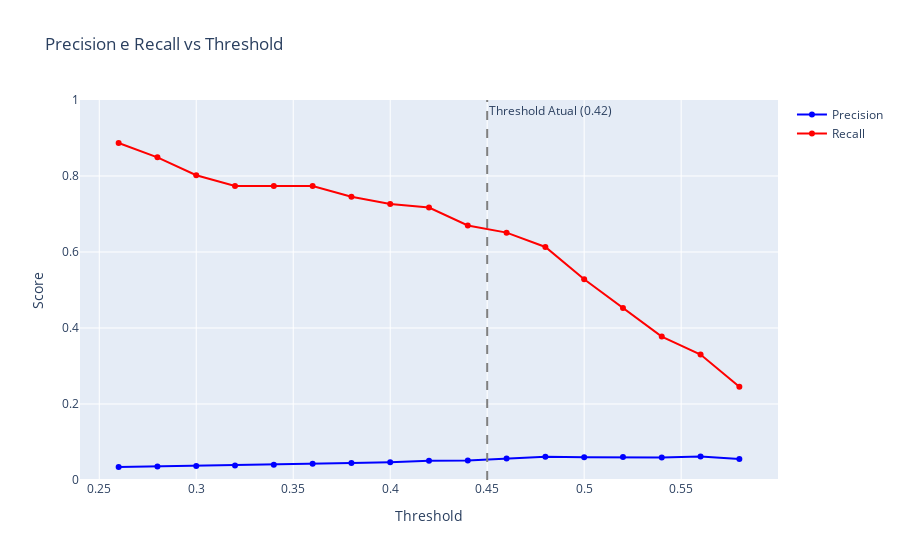

Write notebook code for a chart like this one.
### Code cell
plot_th_decision(rf_model, X_val, y_val, th_atual=0.42)
# o melhor th é 0.42
# descer para 0.4 tem o ganho 0.71 para 0.72 em recall, porém a precision
# cai de 0.05 para 0.046
# subir para 0.44 tem o decaimento de recall em 0.71 para 0.66
# porém o ganho de precision é marginal: 0.05 para 0.051

### Figure 1 — Plotly figure (JSON) as saved in the notebook; plotly's stock layout.template omitted (floating-point values rounded to 4 significant figures)
{"data": [{"line": {"color": "blue", "width": 2}, "name": "Precision", "type": "scatter", "x": [0.26, 0.28, 0.3, 0.32, 0.34, 0.36, 0.38, 0.4, 0.42, 0.44, 0.46, 0.48, 0.5, 0.52, 0.54, 0.56, 0.58], "y": [0.03416, 0.0357, 0.03656, 0.03809, 0.04043, 0.04295, 0.04471, 0.04698, 0.05036, 0.05164, 0.05637, 0.06086, 0.05996, 0.0603, 0.05952, 0.06217, 0.05508]}, {"line": {"color": "red", "width": 2}, "name": "Recall", "type": "scatter", "x": [0.26, 0.28, 0.3, 0.32, 0.34, 0.36, 0.38, 0.4, 0.42, 0.44, 0.46, 0.48, 0.5, 0.52, 0.54, 0.56, 0.58], "y": [0.8868, 0.8491, 0.8019, 0.7736, 0.7736, 0.7736, 0.7453, 0.7264, 0.717, 0.6698, 0.6509, 0.6132, 0.5283, 0.4528, 0.3774, 0.3302, 0.2453]}], "layout": {"annotations": [{"showarrow": false, "text": "Threshold Atual (0.42)", "x": 0.45, "xanchor": "left", "xref": "x", "y": 1, "yanchor": "top", "yref": "y domain"}], "hovermode": "x unified", "shapes": [{"line": {"color": "gray", "dash": "dash"}, "type": "line", "x0": 0.45, "x1": 0.45, "xref": "x", "y0": 0, "y1": 1, "yref": "y domain"}], "title": {"text": "Precision e Recall vs Threshold"}, "xaxis": {"title": {"text": "Threshold"}}, "yaxis": {"range": [0, 1], "title": {"text": "Score"}}}}
